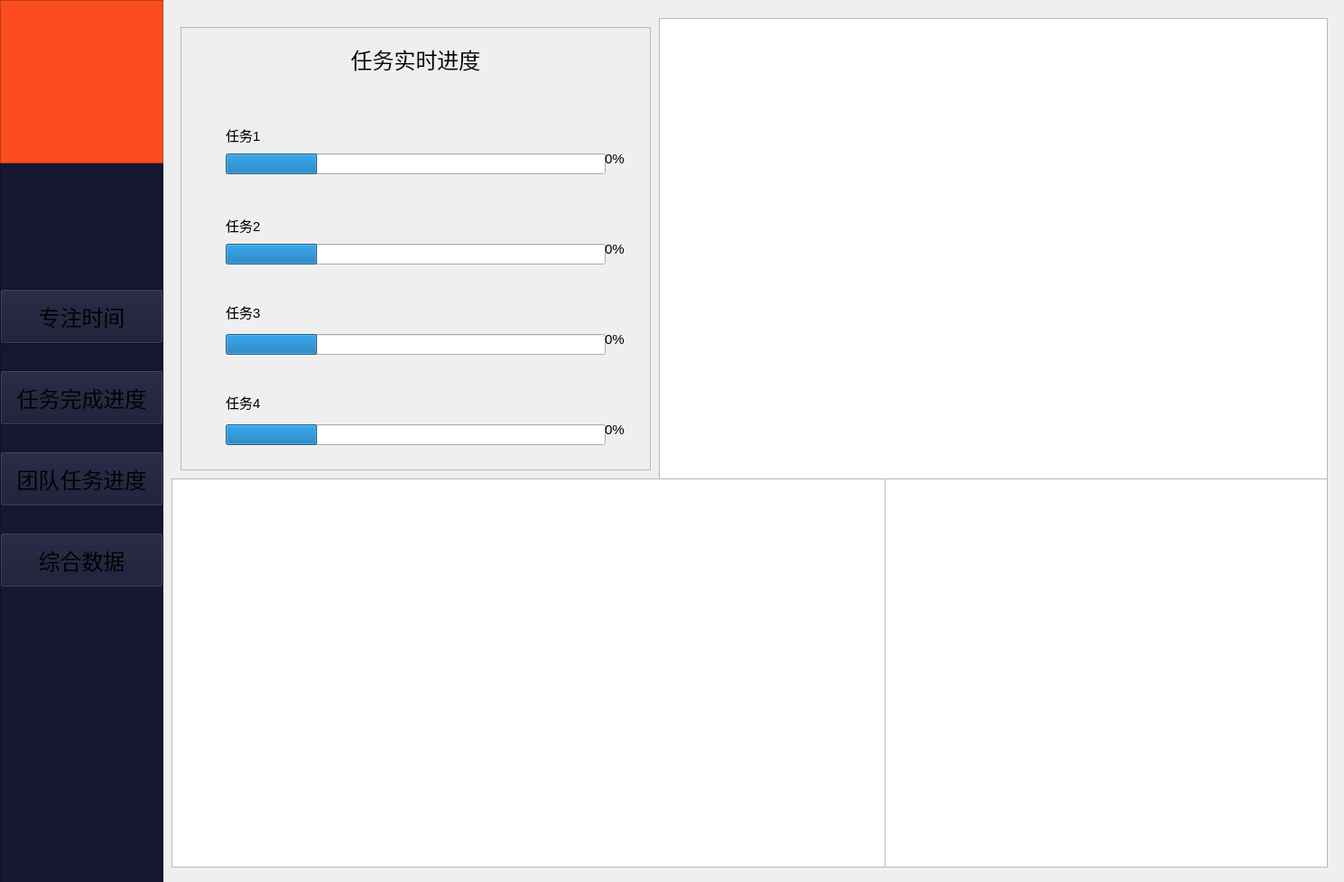
<?xml version="1.0" encoding="UTF-8"?>
<ui version="4.0">
 <class>Widget</class>
 <widget class="QWidget" name="Widget">
  <property name="geometry">
   <rect>
    <x>0</x>
    <y>0</y>
    <width>1489</width>
    <height>977</height>
   </rect>
  </property>
  <property name="windowTitle">
   <string>Widget</string>
  </property>
  <property name="styleSheet">
   <string notr="true"/>
  </property>
  <widget class="QChartView" name="graphicsView_pie">
   <property name="geometry">
    <rect>
     <x>980</x>
     <y>530</y>
     <width>491</width>
     <height>431</height>
    </rect>
   </property>
  </widget>
  <widget class="QChartView" name="graphicsView_bar">
   <property name="geometry">
    <rect>
     <x>730</x>
     <y>20</y>
     <width>741</width>
     <height>511</height>
    </rect>
   </property>
   <property name="styleSheet">
    <string notr="true"/>
   </property>
  </widget>
  <widget class="QFrame" name="frame">
   <property name="geometry">
    <rect>
     <x>200</x>
     <y>30</y>
     <width>521</width>
     <height>491</height>
    </rect>
   </property>
   <property name="styleSheet">
    <string notr="true"/>
   </property>
   <property name="frameShape">
    <enum>QFrame::StyledPanel</enum>
   </property>
   <property name="frameShadow">
    <enum>QFrame::Raised</enum>
   </property>
   <widget class="QProgressBar" name="progressBar_4">
    <property name="geometry">
     <rect>
      <x>50</x>
      <y>440</y>
      <width>421</width>
      <height>23</height>
     </rect>
    </property>
    <property name="value">
     <number>24</number>
    </property>
    <property name="textVisible">
     <bool>false</bool>
    </property>
   </widget>
   <widget class="QProgressBar" name="progressBar_2">
    <property name="geometry">
     <rect>
      <x>50</x>
      <y>240</y>
      <width>421</width>
      <height>23</height>
     </rect>
    </property>
    <property name="value">
     <number>24</number>
    </property>
    <property name="textVisible">
     <bool>false</bool>
    </property>
   </widget>
   <widget class="QProgressBar" name="progressBar_3">
    <property name="geometry">
     <rect>
      <x>50</x>
      <y>340</y>
      <width>421</width>
      <height>23</height>
     </rect>
    </property>
    <property name="value">
     <number>24</number>
    </property>
    <property name="textVisible">
     <bool>false</bool>
    </property>
   </widget>
   <widget class="QProgressBar" name="progressBar_1">
    <property name="geometry">
     <rect>
      <x>50</x>
      <y>140</y>
      <width>421</width>
      <height>23</height>
     </rect>
    </property>
    <property name="value">
     <number>24</number>
    </property>
    <property name="textVisible">
     <bool>false</bool>
    </property>
   </widget>
   <widget class="QLabel" name="label_1">
    <property name="geometry">
     <rect>
      <x>470</x>
      <y>130</y>
      <width>51</width>
      <height>31</height>
     </rect>
    </property>
    <property name="font">
     <font>
      <family>Arial</family>
      <pointsize>11</pointsize>
     </font>
    </property>
    <property name="text">
     <string>0%</string>
    </property>
   </widget>
   <widget class="QLabel" name="label_name_1">
    <property name="geometry">
     <rect>
      <x>50</x>
      <y>104</y>
      <width>201</width>
      <height>31</height>
     </rect>
    </property>
    <property name="font">
     <font>
      <family>Arial</family>
      <pointsize>11</pointsize>
     </font>
    </property>
    <property name="text">
     <string>任务1</string>
    </property>
   </widget>
   <widget class="QLabel" name="label_name_2">
    <property name="geometry">
     <rect>
      <x>50</x>
      <y>204</y>
      <width>151</width>
      <height>31</height>
     </rect>
    </property>
    <property name="font">
     <font>
      <family>Arial</family>
      <pointsize>11</pointsize>
     </font>
    </property>
    <property name="text">
     <string>任务2</string>
    </property>
   </widget>
   <widget class="QLabel" name="label_name_3">
    <property name="geometry">
     <rect>
      <x>50</x>
      <y>295</y>
      <width>151</width>
      <height>41</height>
     </rect>
    </property>
    <property name="font">
     <font>
      <family>Arial</family>
      <pointsize>11</pointsize>
     </font>
    </property>
    <property name="text">
     <string>任务3</string>
    </property>
   </widget>
   <widget class="QLabel" name="label_name_4">
    <property name="geometry">
     <rect>
      <x>50</x>
      <y>395</y>
      <width>171</width>
      <height>41</height>
     </rect>
    </property>
    <property name="font">
     <font>
      <family>Arial</family>
      <pointsize>11</pointsize>
     </font>
    </property>
    <property name="text">
     <string>任务4</string>
    </property>
   </widget>
   <widget class="QLabel" name="label_2">
    <property name="geometry">
     <rect>
      <x>470</x>
      <y>230</y>
      <width>51</width>
      <height>31</height>
     </rect>
    </property>
    <property name="font">
     <font>
      <family>Arial</family>
      <pointsize>11</pointsize>
     </font>
    </property>
    <property name="text">
     <string>0%</string>
    </property>
   </widget>
   <widget class="QLabel" name="label_3">
    <property name="geometry">
     <rect>
      <x>470</x>
      <y>330</y>
      <width>51</width>
      <height>31</height>
     </rect>
    </property>
    <property name="font">
     <font>
      <family>Arial</family>
      <pointsize>11</pointsize>
     </font>
    </property>
    <property name="text">
     <string>0%</string>
    </property>
   </widget>
   <widget class="QLabel" name="label_4">
    <property name="geometry">
     <rect>
      <x>470</x>
      <y>430</y>
      <width>51</width>
      <height>31</height>
     </rect>
    </property>
    <property name="font">
     <font>
      <family>Arial</family>
      <pointsize>11</pointsize>
     </font>
    </property>
    <property name="text">
     <string>0%</string>
    </property>
   </widget>
   <widget class="QLabel" name="label_name_5">
    <property name="geometry">
     <rect>
      <x>160</x>
      <y>20</y>
      <width>201</width>
      <height>31</height>
     </rect>
    </property>
    <property name="font">
     <font>
      <family>Microsoft YaHei</family>
      <pointsize>18</pointsize>
     </font>
    </property>
    <property name="text">
     <string>任务实时进度</string>
    </property>
    <property name="alignment">
     <set>Qt::AlignCenter</set>
    </property>
   </widget>
  </widget>
  <widget class="QChartView" name="graphicsView_spline">
   <property name="geometry">
    <rect>
     <x>190</x>
     <y>530</y>
     <width>791</width>
     <height>431</height>
    </rect>
   </property>
  </widget>
  <widget class="QFrame" name="frame_lefttop">
   <property name="geometry">
    <rect>
     <x>0</x>
     <y>0</y>
     <width>181</width>
     <height>181</height>
    </rect>
   </property>
   <property name="styleSheet">
    <string notr="true">background-color: rgb(252,77,32);</string>
   </property>
   <property name="frameShape">
    <enum>QFrame::StyledPanel</enum>
   </property>
   <property name="frameShadow">
    <enum>QFrame::Raised</enum>
   </property>
   <layout class="QGridLayout" name="gridLayout"/>
  </widget>
  <widget class="QFrame" name="frame_left">
   <property name="geometry">
    <rect>
     <x>0</x>
     <y>0</y>
     <width>181</width>
     <height>981</height>
    </rect>
   </property>
   <property name="styleSheet">
    <string notr="true">background-color: rgb(21,23,49);</string>
   </property>
   <property name="frameShape">
    <enum>QFrame::StyledPanel</enum>
   </property>
   <property name="frameShadow">
    <enum>QFrame::Raised</enum>
   </property>
   <widget class="QPushButton" name="btn_1">
    <property name="geometry">
     <rect>
      <x>0</x>
      <y>320</y>
      <width>181</width>
      <height>61</height>
     </rect>
    </property>
    <property name="font">
     <font>
      <family>华文细黑</family>
      <pointsize>18</pointsize>
     </font>
    </property>
    <property name="text">
     <string>专注时间</string>
    </property>
   </widget>
   <widget class="QPushButton" name="btn_2">
    <property name="geometry">
     <rect>
      <x>0</x>
      <y>410</y>
      <width>181</width>
      <height>61</height>
     </rect>
    </property>
    <property name="font">
     <font>
      <family>华文细黑</family>
      <pointsize>18</pointsize>
     </font>
    </property>
    <property name="text">
     <string>任务完成进度</string>
    </property>
   </widget>
   <widget class="QPushButton" name="btn_3">
    <property name="geometry">
     <rect>
      <x>0</x>
      <y>500</y>
      <width>181</width>
      <height>61</height>
     </rect>
    </property>
    <property name="font">
     <font>
      <family>华文细黑</family>
      <pointsize>18</pointsize>
     </font>
    </property>
    <property name="text">
     <string>团队任务进度</string>
    </property>
   </widget>
   <widget class="QPushButton" name="btn_4">
    <property name="geometry">
     <rect>
      <x>0</x>
      <y>590</y>
      <width>181</width>
      <height>61</height>
     </rect>
    </property>
    <property name="font">
     <font>
      <family>华文细黑</family>
      <pointsize>18</pointsize>
     </font>
    </property>
    <property name="text">
     <string>综合数据</string>
    </property>
   </widget>
  </widget>
  <zorder>frame_left</zorder>
  <zorder>graphicsView_pie</zorder>
  <zorder>graphicsView_bar</zorder>
  <zorder>frame</zorder>
  <zorder>graphicsView_spline</zorder>
  <zorder>frame_lefttop</zorder>
 </widget>
 <layoutdefault spacing="6" margin="11"/>
 <customwidgets>
  <customwidget>
   <class>QChartView</class>
   <extends>QGraphicsView</extends>
   <header location="global">qchartview.h</header>
  </customwidget>
 </customwidgets>
 <resources/>
 <connections/>
</ui>
